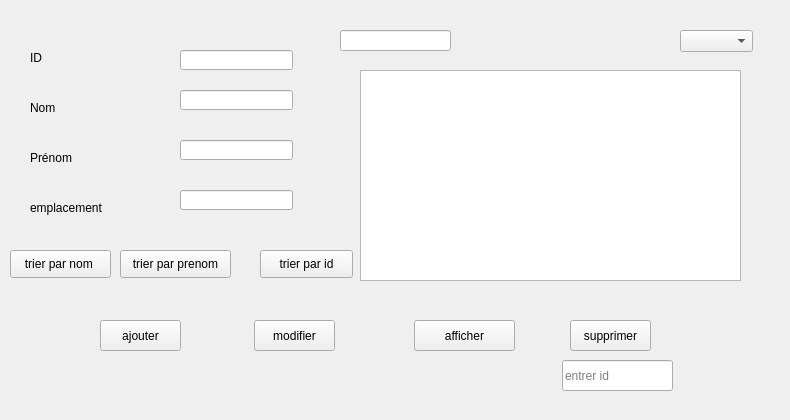
      <widget class="QWidget" name="tab_11">
       <attribute name="title">
        <string>Employer</string>
       </attribute>
       <widget class="QLabel" name="label_51">
        <property name="geometry">
         <rect>
          <x>30</x>
          <y>50</y>
          <width>56</width>
          <height>16</height>
         </rect>
        </property>
        <property name="text">
         <string>ID</string>
        </property>
       </widget>
       <widget class="QLabel" name="label_52">
        <property name="geometry">
         <rect>
          <x>30</x>
          <y>100</y>
          <width>56</width>
          <height>16</height>
         </rect>
        </property>
        <property name="text">
         <string>Nom</string>
        </property>
       </widget>
       <widget class="QLabel" name="label_53">
        <property name="geometry">
         <rect>
          <x>30</x>
          <y>150</y>
          <width>56</width>
          <height>16</height>
         </rect>
        </property>
        <property name="text">
         <string>Prénom</string>
        </property>
       </widget>
       <widget class="QLabel" name="label_54">
        <property name="geometry">
         <rect>
          <x>30</x>
          <y>200</y>
          <width>111</width>
          <height>16</height>
         </rect>
        </property>
        <property name="text">
         <string>emplacement</string>
        </property>
       </widget>
       <widget class="QLabel" name="label_55">
        <property name="geometry">
         <rect>
          <x>0</x>
          <y>0</y>
          <width>781</width>
          <height>411</height>
         </rect>
        </property>
        <property name="text">
         <string/>
        </property>
        <property name="pixmap">
         <pixmap>../../../../Desktop/bb.png</pixmap>
        </property>
        <property name="scaledContents">
         <bool>true</bool>
        </property>
       </widget>
       <widget class="QTableView" name="tableView">
        <property name="geometry">
         <rect>
          <x>360</x>
          <y>70</y>
          <width>381</width>
          <height>211</height>
         </rect>
        </property>
       </widget>
       <widget class="QLineEdit" name="enterID">
        <property name="geometry">
         <rect>
          <x>562</x>
          <y>360</y>
          <width>111</width>
          <height>31</height>
         </rect>
        </property>
        <property name="placeholderText">
         <string>entrer id</string>
        </property>
       </widget>
       <widget class="QLineEdit" name="lineEdit_nom">
        <property name="geometry">
         <rect>
          <x>340</x>
          <y>30</y>
          <width>111</width>
          <height>21</height>
         </rect>
        </property>
       </widget>
       <widget class="QComboBox" name="comboBox_4">
        <property name="geometry">
         <rect>
          <x>680</x>
          <y>30</y>
          <width>73</width>
          <height>22</height>
         </rect>
        </property>
       </widget>
       <widget class="QPushButton" name="pushButton_22">
        <property name="geometry">
         <rect>
          <x>10</x>
          <y>250</y>
          <width>101</width>
          <height>28</height>
         </rect>
        </property>
        <property name="text">
         <string>trier par nom </string>
        </property>
       </widget>
       <widget class="QPushButton" name="pushButton_23">
        <property name="geometry">
         <rect>
          <x>120</x>
          <y>250</y>
          <width>111</width>
          <height>28</height>
         </rect>
        </property>
        <property name="text">
         <string>trier par prenom</string>
        </property>
       </widget>
       <widget class="QPushButton" name="pushButton_24">
        <property name="geometry">
         <rect>
          <x>260</x>
          <y>250</y>
          <width>93</width>
          <height>28</height>
         </rect>
        </property>
        <property name="text">
         <string>trier par id</string>
        </property>
       </widget>
       <widget class="QPushButton" name="afficherE">
        <property name="geometry">
         <rect>
          <x>414</x>
          <y>320</y>
          <width>101</width>
          <height>31</height>
         </rect>
        </property>
        <property name="text">
         <string>afficher</string>
        </property>
       </widget>
       <widget class="QPushButton" name="modifierE">
        <property name="geometry">
         <rect>
          <x>254</x>
          <y>320</y>
          <width>81</width>
          <height>31</height>
         </rect>
        </property>
        <property name="text">
         <string>modifier</string>
        </property>
       </widget>
       <widget class="QPushButton" name="supprimerE">
        <property name="geometry">
         <rect>
          <x>570</x>
          <y>320</y>
          <width>81</width>
          <height>31</height>
         </rect>
        </property>
        <property name="text">
         <string>supprimer</string>
        </property>
       </widget>
       <widget class="QPushButton" name="ajouterE">
        <property name="geometry">
         <rect>
          <x>100</x>
          <y>320</y>
          <width>81</width>
          <height>31</height>
         </rect>
        </property>
        <property name="text">
         <string>ajouter</string>
        </property>
       </widget>
       <widget class="QLineEdit" name="le_idE">
        <property name="geometry">
         <rect>
          <x>180</x>
          <y>50</y>
          <width>113</width>
          <height>20</height>
         </rect>
        </property>
       </widget>
       <widget class="QLineEdit" name="le_nomE">
        <property name="geometry">
         <rect>
          <x>180</x>
          <y>90</y>
          <width>113</width>
          <height>20</height>
         </rect>
        </property>
       </widget>
       <widget class="QLineEdit" name="le_prenomE">
        <property name="geometry">
         <rect>
          <x>180</x>
          <y>140</y>
          <width>113</width>
          <height>20</height>
         </rect>
        </property>
       </widget>
       <widget class="QLineEdit" name="le_emplacementE">
        <property name="geometry">
         <rect>
          <x>180</x>
          <y>190</y>
          <width>113</width>
          <height>20</height>
         </rect>
        </property>
       </widget>
       <zorder>label_51</zorder>
       <zorder>label_52</zorder>
       <zorder>label_53</zorder>
       <zorder>label_54</zorder>
       <zorder>label_55</zorder>
       <zorder>enterID</zorder>
       <zorder>comboBox_4</zorder>
       <zorder>pushButton_22</zorder>
       <zorder>pushButton_23</zorder>
       <zorder>pushButton_24</zorder>
       <zorder>tableView</zorder>
       <zorder>lineEdit_nom</zorder>
       <zorder>afficherE</zorder>
       <zorder>modifierE</zorder>
       <zorder>supprimerE</zorder>
       <zorder>ajouterE</zorder>
       <zorder>le_idE</zorder>
       <zorder>le_nomE</zorder>
       <zorder>le_prenomE</zorder>
       <zorder>le_emplacementE</zorder>
      </widget>
